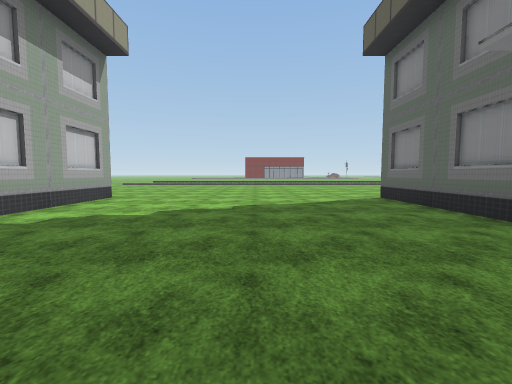
View 1 (above)

20 first-person views from a walk through a 3-D level made in the Unity game engine. The camera is 1.3 m above the floor, tilts 4° down and sees 90° across. The floor is counted in squares, 2 m on a side. Each view is taken from the middle of a square. On the plan, view 1 faces up. The plan holds only what a view shows up to about 9 squares ahead; the rest is blank. The place goes on beyond the plan. Flat ground stands in for the terrain. The player is left out. Some animated figures are not drawn. Door leaves are left out, so doorways stand open. Some surface patterns are stand-ins.

View 2
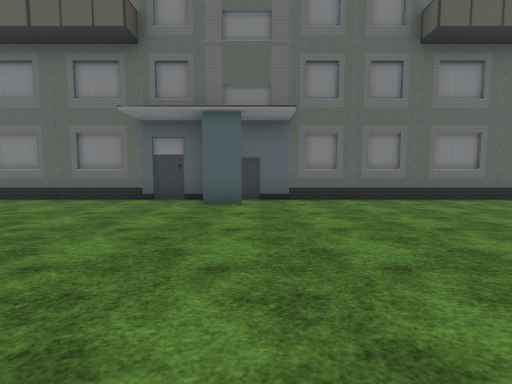

View 3
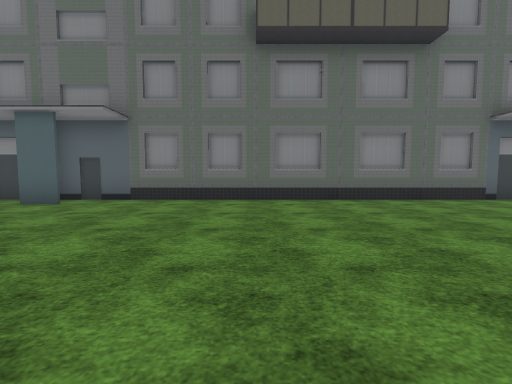

View 4
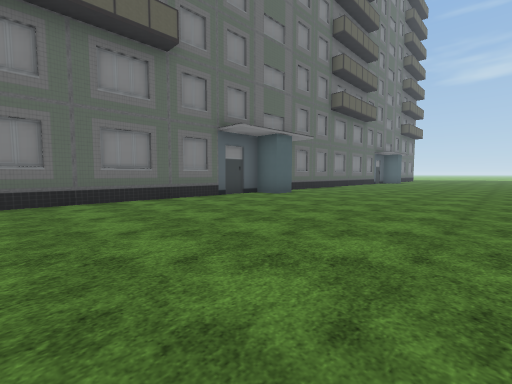

View 5
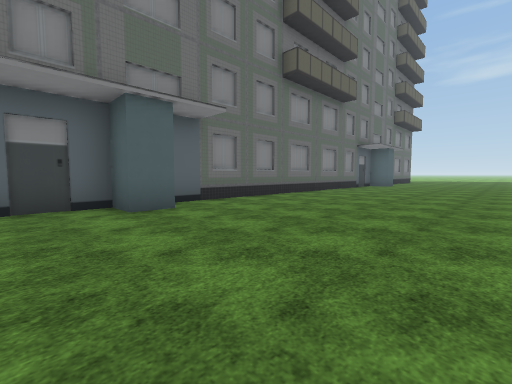

View 6
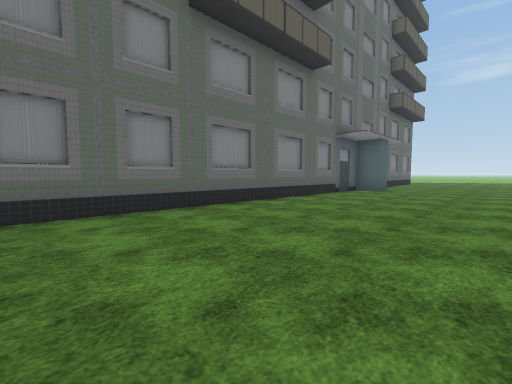

View 7
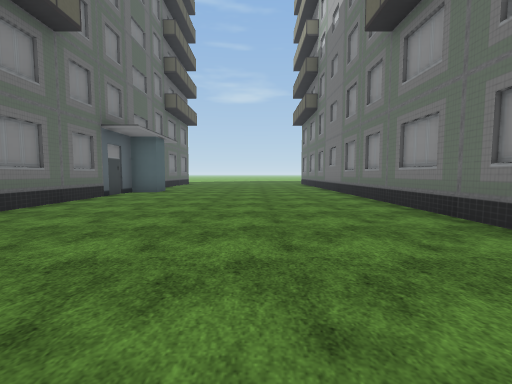

View 8
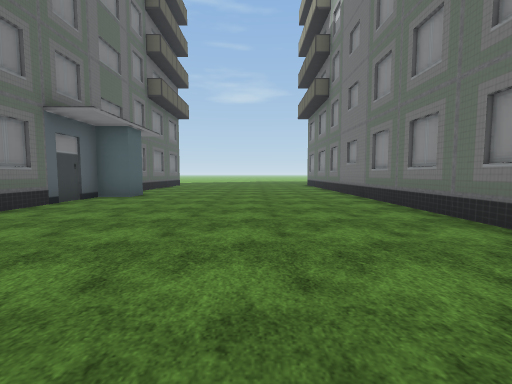

View 9
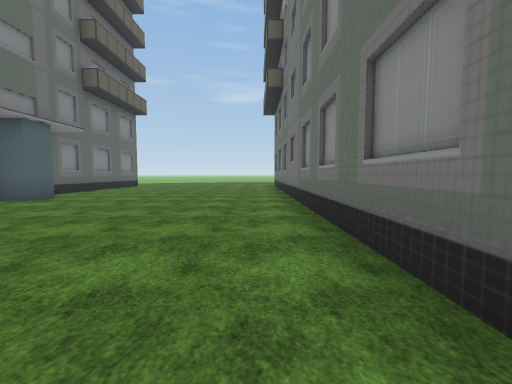

View 10
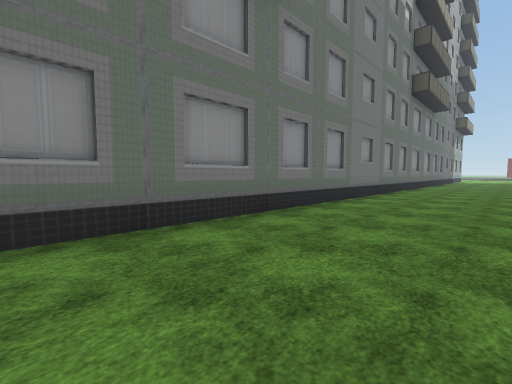

View 11
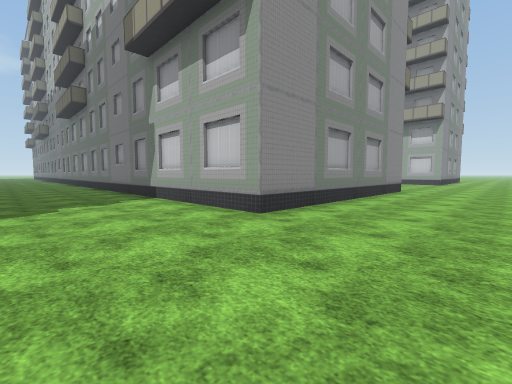

View 12
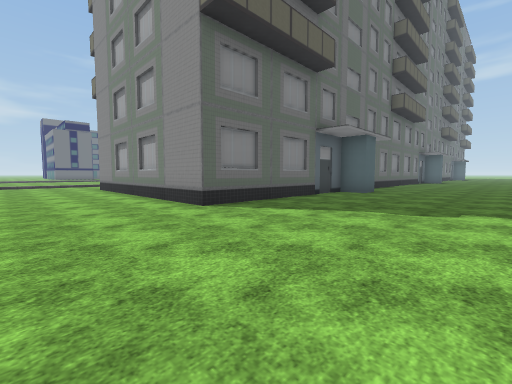

View 13
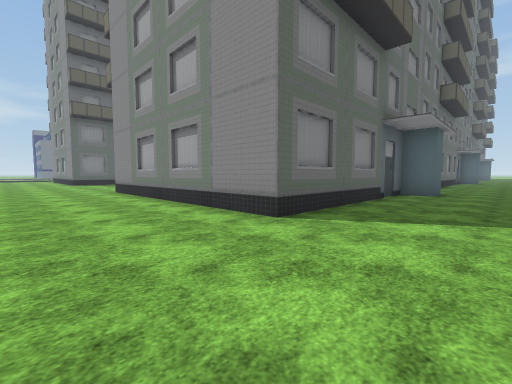

View 14
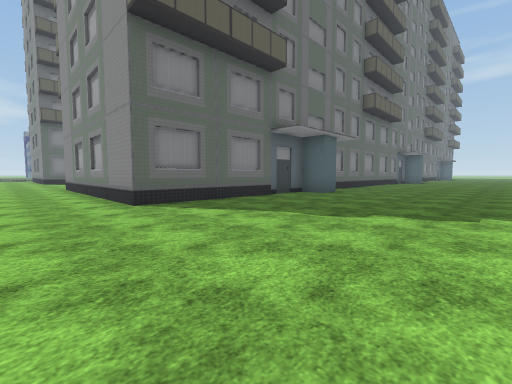

View 15
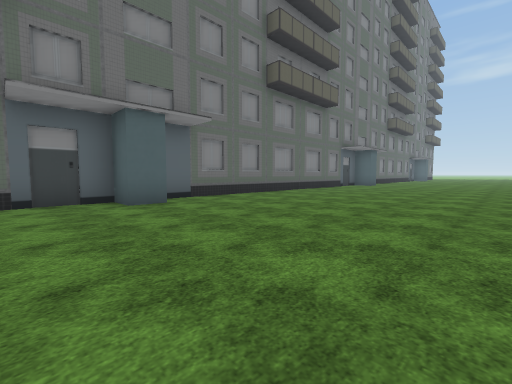

View 16
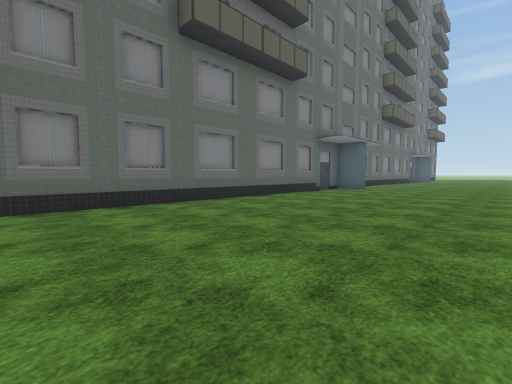

View 17
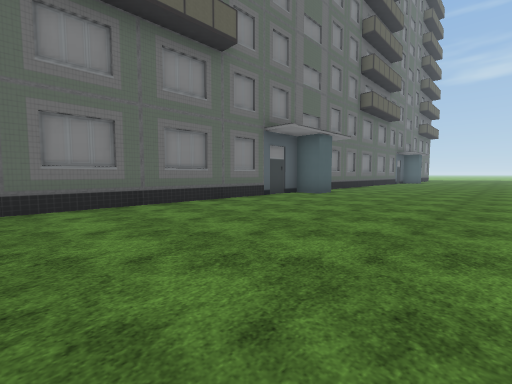

View 18
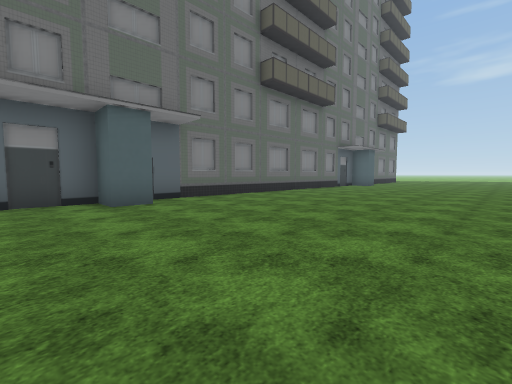

View 19
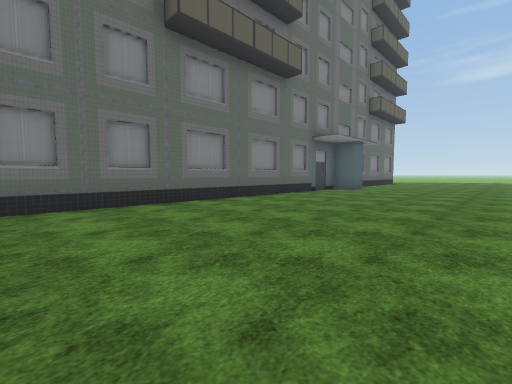

View 20
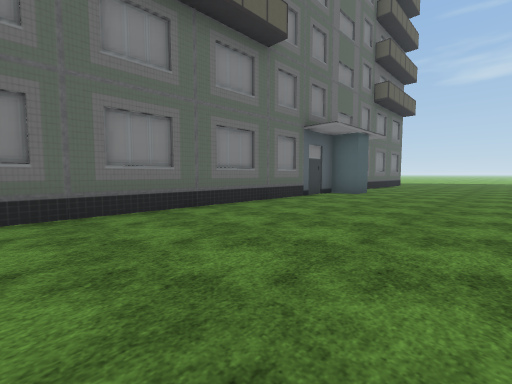

### Floor plan
Points are (right, up) in squares from view 1. A wall is a line through its corners. A room is listed if a view was taken in it or the views show most of it. See-through windows are left out.
Room 1 (views 1, 2, 3, 4, 5, 6, 7, 8, 9, 10, 11, 12, 13, 14, 15, 16, 17, 18, 19, 20)
walls: (-4, -10.3) (-4, -26.4); (2.6, -12.4) (2.6, -11.5) (3.5, -11.5); (2.6, 0.2) (2.6, 1.1) (3, 1.1); (-12.4, -12.4) (-12.4, -11.5) (-11.5, -11.5); (-12.4, 0.3) (-12.4, 1.1) (-11.5, 1.1); (2.6, -25.1) (2.6, -24.2) (3.5, -24.2) (3.5, 7.1) (8.9, 7.1); (-12.4, -25.1) (-12.4, -24.2) (-11.5, -24.2) (-11.5, 7.1) (-4, 7.1) (-4, 0.2)

Positions as (right, up) in squares from view 1, and headings:
1: (0, 0), facing up
2: (-3, 0), facing right
3: (-3, -4), facing right
4: (-3, -5), facing down-right
5: (-2, -10), facing down-right
6: (-1, -14), facing down-right
7: (-1, -15), facing down
8: (-1, -17), facing down
9: (-3, -18), facing down
10: (-1, -20), facing up-left
11: (-1, 10), facing down-left
12: (-1, 10), facing down-right
13: (-14, 10), facing down-right
14: (-17, 9), facing down-right
15: (-18, 3), facing down-right
16: (-17, -1), facing down-right
17: (-17, -4), facing down-right
18: (-18, -10), facing down-right
19: (-17, -14), facing down-right
20: (-16, -16), facing down-right
